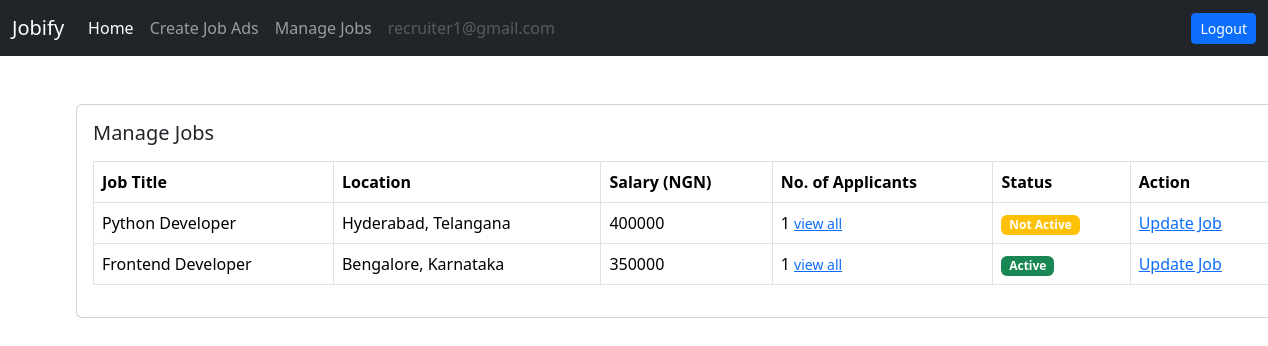
Page /job/manage-jobs/ (signed in) on the committed database.
### users/models.py (models this page shows)
class User(AbstractUser):
    email = models.EmailField(unique=True)
    is_recruiter=models.BooleanField(default=False)
    is_applicant=models.BooleanField(default=False)
    has_resume=models.BooleanField(default=False)
    has_company=models.BooleanField(default=False)

### job/models.py (models this page shows, shortened)
class Job(models.Model):
    job_type_choices=(
        ('Remote','Remote'),
        ('Onsite','Onsite'),
        ('Hybrid','Hybrid'),
    )
    user=models.ForeignKey(User,on_delete=models.CASCADE)
    company=models.ForeignKey(Company,on_delete=models.CASCADE)
    title=models.CharField(max_length=100)
    city=models.CharField(max_length=100)
    salary=models.PositiveBigIntegerField(default=35000)
    requirements=models.TextField()
    ideal_candidate=models.TextField()
    is_available=models.BooleanField(default=True)
    timestamp=models.DateTimeField(auto_now_add=True)
    industry=models.ForeignKey(Industry,on_delete=models.DO_NOTHING,null=True,blank=True)
    state=models.ForeignKey(State,on_delete=models.DO_NOTHING,null=True,blank=True)
    job_type=models.CharField(max_length=20,choices=job_type_choices,null=True, blank=True)

class State(models.Model):
    name=models.CharField(max_length=100)
    def __str__(self):
        return self.name

### job/views.py (the view)
# urls.py: path('manage-jobs/',views.manage_jobs,name='manage-jobs'),
def manage_jobs(request):
    jobs=Job.objects.filter(user=request.user,company=request.user.company)
    context={'jobs': jobs}
    return render(request, 'job/manage_jobs.html', context)

### templates/job/manage_jobs.html
{% extends 'base.html'%} {%block content%}
<div class="card mx-auto" style="width: 76rem">
  <div class="card-body">
    <h5 class="card-title mb-3">Manage Jobs</h5>
    <table class="table table-bordered">
      <thead>
        <tr>
          <th scope="col">Job Title</th>
          <th scope="col">Location</th>
          <th scope="col">Salary (NGN)</th>
          <th scope="col">No. of Applicants</th>
          <th scope="col">Status</th>
          <th scope="col">Action</th>
        </tr>
      </thead>
      <tbody>
        {% for job in jobs%}
        <tr>
          <td>{{job.title}}</td>
          <td>{{job.city}}, {{job.state}}</td>
          <td>{{job.salary}}</td>
          <td>
            {{job.applyjob_set.all.count}}
            <a href="{%url 'all-applicants' job.pk %}"
              ><small> view all</small></a
            >
          </td>
          {%if job.is_available%}
          <td><span class="badge bg-success">Active</span></td>
          {%else%}
          <td><span class="badge bg-warning">Not Active</span></td>
          {%endif%}
          <td><a href="{%url 'update-job' job.pk%}">Update Job</a></td>
        </tr>
        {%endfor%}
      </tbody>
    </table>
  </div>
</div>
{%endblock content%}

### templates/base.html (shortened to what this page needs)
<!DOCTYPE html>
<html lang="en">
  <head>
    <link
      href="https://cdn.jsdelivr.net/npm/bootstrap@5.3.3/dist/css/bootstrap.min.css"
      rel="stylesheet"
    />
    <link
      href="https://getbootstrap.com/docs/5.3/assets/css/docs.css"
      rel="stylesheet"
    />
  </head>
  <body>
    <nav class="navbar navbar-expand-lg navbar-dark bg-dark">
      <div class="container-fluid">
        <a class="navbar-brand" href="{% url 'home' %}">Jobify</a>
        <div class="collapse navbar-collapse" id="navbarSupportedContent">
          {% if request.user.is_authenticated %}
          {% if request.user.is_applicant%}
          <ul class="navbar-nav me-auto mb-2 mb-lg-0">
            <li class="nav-item">
              <a class="nav-link active" aria-current="page" href="#">Home</a>
            </li>
            {%if request.user.has_resume%}
            <li class="nav-item">
              <a class="nav-link" aria-current="page" href="{% url 'job-listing'%}">Apply to Jobs</a>
            </li>
            <li class="nav-item">
              <a class="nav-link " aria-current="page" href="{% url 'applied-jobs'%}"> Manage Job Applications</a>
            </li>
            {%else%}
            <li class="nav-item">
              <a class="nav-link active" aria-current="page" href="{% url 'update-resume'%}">Create Resume</a>
            </li>
            {%endif%}
            <li class="nav-item">
              <a class="nav-link disabled" aria-current="page"  href="#" >{{request.user.email}}</a>
            </li>
          </ul>
          <a  href="{% url 'logout' %}" class="btn btn-primary btn-sm">Logout</a>
          {% elif request.user.is_recruiter %}
          <ul class="navbar-nav me-auto mb-2 mb-lg-0">
            <li class="nav-item">
              <a class="nav-link active" aria-current="page" href="#">Home</a>
            </li>
            {% if request.user.has_company%}
            <li class="nav-item">
              <a class="nav-link" aria-current="page" href="{% url 'create-job' %}"
                >Create Job Ads</a
              >
            </li>
            <li class="nav-item">
              <a class="nav-link" aria-current="page" href="{% url 'manage-jobs' %}"
                >Manage Jobs</a
              >
            </li>
            {%endif%}
            <li class="nav-item">
              <a class="nav-link disabled" aria-current="page"  href="#" >{{request.user.email}}</a>
            </li>
            </ul>
            <a  href="{% url 'logout' %}" class="btn btn-primary btn-sm">Logout</a>
          {%endif%}
          {%endif%}
        </div>
      </div>
    </nav>
    <div class="container mt-5">
       {%block content%} {%endblock content%}
    </div>
  </body>
</html>

### rows in the picture
User: user.email "recruiter1@gmail.com"
Job: title "Python Developer", city "Hyderabad", state "Telangana", salary "400000", applyjob_set.all.count "1", is_available "Not Active"
Job: title "Frontend Developer", city "Bengalore", state "Karnataka", salary "350000", applyjob_set.all.count "1", is_available "Active"
